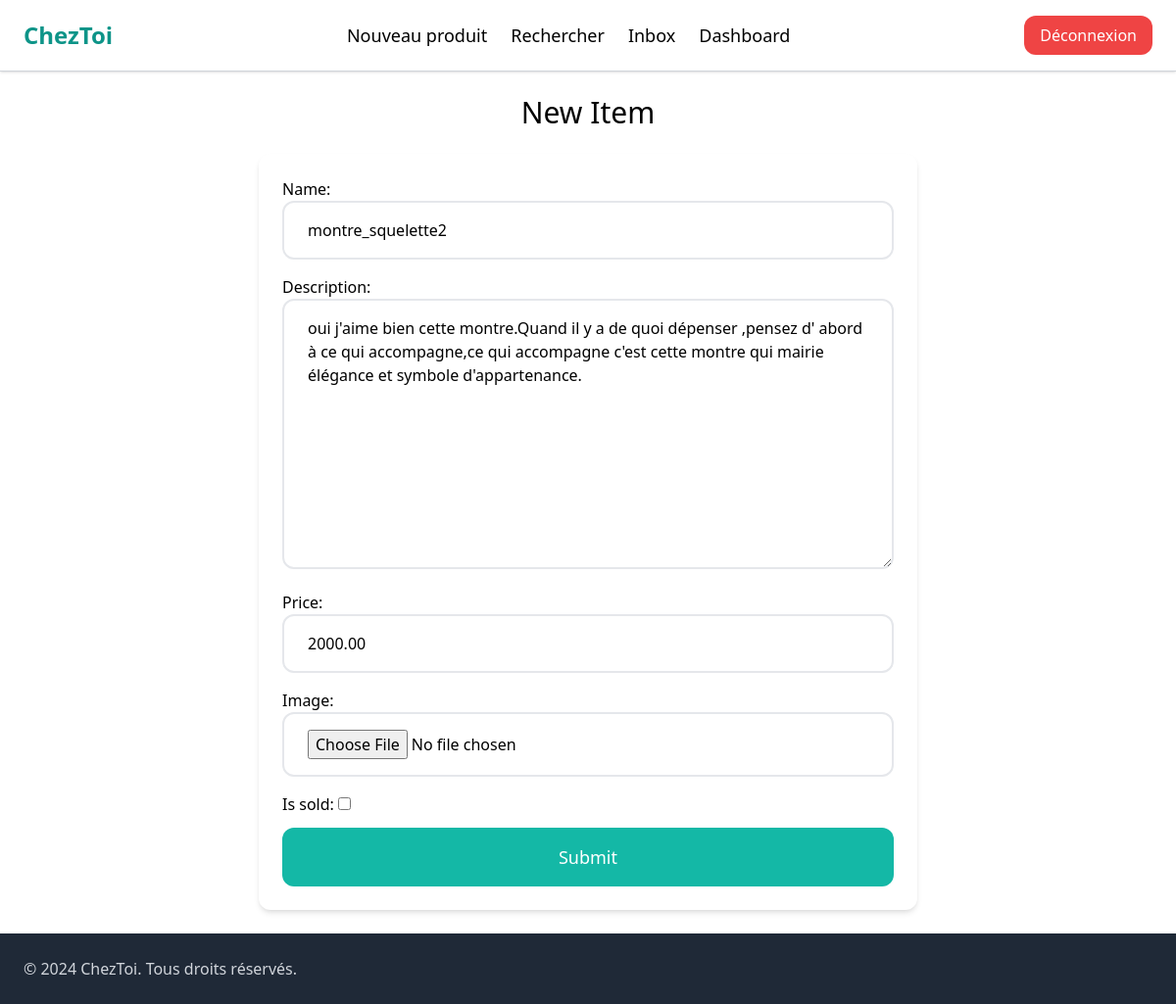
Screenshot of /items/10/edit/ (signed in) with the database file from the repository.
### item/models.py (models this page shows, shortened)
class Item(models.Model):
    category=models.ForeignKey(Category,verbose_name='items',on_delete=models.CASCADE)
    name=models.CharField(max_length=255)
    description=models.TextField(blank=True,null=True)
    price=models.DecimalField(max_digits=10,decimal_places=2)
    image=models.ImageField(upload_to='item_images',blank=True,null=True)
    is_sold=models.BooleanField(default=False)
    created_by=models.ForeignKey(User, verbose_name='Users', on_delete=models.CASCADE)
    created_at=models.DateTimeField(auto_now_add=True)
    class Meta:
        ordering=('-created_at',)

### item/views.py (the view)
# urls.py: path('<int:pk>/edit/',views.edit,name='edit'),
@login_required
def edit(request,pk):
    item=get_object_or_404(Item,pk=pk,created_by=request.user)
    if request.method== 'POST':
        form=EditItemForm(request.POST,request.FILES,instance=item)
        if form.is_valid():
           form.save()
           return redirect('item:detail',pk=item.id)
    else:
        form=EditItemForm(instance=item)
    return render(request,'item/form.html',{
        'form':form,
        'title':'New Item'
    })

### item/forms.py
class EditItemForm(forms.ModelForm):
    class Meta:
        model=Item
        fields=('name','description','price','image',"is_sold")
        widgets={
            'name':forms.TextInput(attrs={
                'class':INPUT_CLASSES
            }),
            'description':forms.Textarea(attrs={
                'class':INPUT_CLASSES
            }),
            'price':forms.TextInput(attrs={
                'class':INPUT_CLASSES
            }),
            'image':forms.FileInput(attrs={
                'class':INPUT_CLASSES
            }),
        }

### item/templates/item/form.html (shortened to what this page needs)
{% extends "core/base.html" %}
{% block content %}
<h1 class="mb-6 text-3xl text-center">{{ title }}</h1>
<form action="." method="post" enctype="multipart/form-data" class="max-w-2xl mx-auto p-6 bg-white rounded-xl shadow-md">
    <div class="space-y-4">
        {{ form.as_p }}
    </div>
    <button class="w-full py-4 px-8 text-lg bg-teal-500 hover:bg-teal-700 rounded-xl text-white mt-3">
        Submit
    </button>
</form>
{% endblock content %}

### rows the page displays
Item: name "montre_squelette2", description "oui j'aime bien cette montre.Quand il y a de quoi dépenser ,pensez d' abord à ce qui accompagne,ce qui accompagne c'est cette montre qui mairie élégance et symbole d'appartenance.", price "2000.00"

### other values shown
{{ title }} "New Item"
